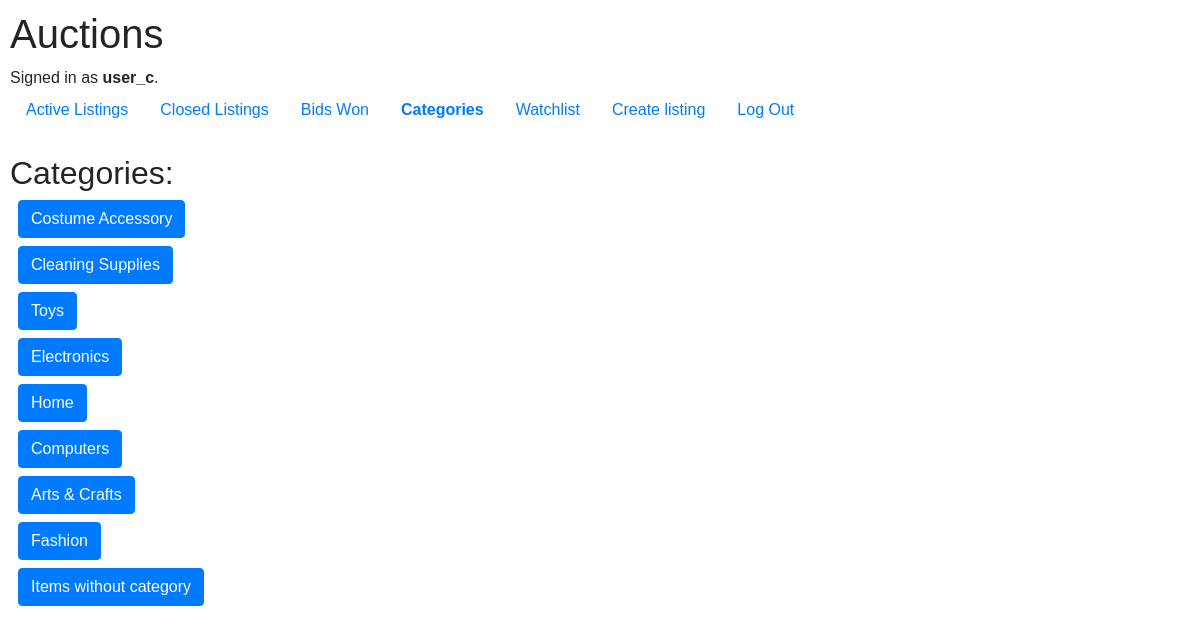
Screenshot of /categories (signed in) with the database file from the repository.
### auctions/models.py (models this page shows, shortened)
class User(AbstractUser):
    pass

class Category(models.Model):
    id = models.AutoField(primary_key=True)
    category_title = models.CharField(max_length=64, unique=True)
    class Meta:
        verbose_name_plural = "Categories"

### auctions/views.py (the view)
# urls.py: path("categories", views.categories, name="categories"),
def categories(request):
    categories = Category.objects.all()
    return render(request, "auctions/categories.html", {
        "categories":categories
    })

### auctions/templates/auctions/categories.html (shortened to what this page needs)
{% extends "auctions/layout.html" %}
{% block body %}
    <h2>Categories:</h2>
        <div style="display: block;">
            {% for item in categories %}
            <a href="{% url 'category_list' id=item.id %}" class="btn btn-primary" style="color: white; display: flex; flex-direction: column; width: fit-content; margin: 8px;">{{ item.category_title }}</a>
            {% endfor %}
            <a href="{% url 'category_list' id='none' %}" class="btn btn-primary" style="color: white; display: flex; flex-direction: column; width: fit-content; margin: 8px;">Items without category</a>
        </div>
{% endblock %}

### auctions/templates/auctions/layout.html (shortened to what this page needs)
{% load static %}
<!DOCTYPE html>
<html lang="en">
    <head>
        <link rel="stylesheet" href="https://stackpath.bootstrapcdn.com/bootstrap/4.4.1/css/bootstrap.min.css">
        <link href="{% static 'auctions/styles.css' %}" rel="stylesheet">
    </head>
    <body>
        <h1>Auctions</h1>
        <div>
            {% if user.is_authenticated %}
                Signed in as <strong>{{ user.username }}</strong>.
            {% else %}
                Not signed in.
            {% endif %}
        </div>
        <div class="list-container">
            <ul class="nav">
                <li class="nav-item">
                    <a class="nav-link nav-link-active" href="{% url 'index' %}">Active Listings</a>
                </li>
                {% if user.is_authenticated %}
                <li class="nav-item">
                    <a class="nav-link" href="{% url 'closed' %}">Closed Listings</a>
                </li>
                <li class="nav-item">
                    <a class="nav-link" href="{% url 'bids_won' %}">Bids Won</a>
                </li>
                {% endif %}
                <li class="nav-item">
                    {% if request.resolver_match.url_name == 'categories' %}
                    <b>
                    {% endif %}
                    <a class="nav-link" href="{% url 'categories' %}">Categories</a>
                    {% if request.resolver_match.url_name == 'categories' %}
                    </b>
                    {% endif %}
                </li>
                {% if user.is_authenticated %}
                    <li class="nav-item">
                        <div>
                            <a class="nav-link" href="{% url 'watchlist' %}">Watchlist</a>
                        </div>
                    </li>
                    <li class="nav-item">
                        <a class="nav-link" href="{% url 'new_listing' %}">Create listing</a>
                    </li>
                    <li class="nav-item">
                        <a class="nav-link" href="{% url 'logout' %}">Log Out</a>
                    </li>
                {% endif %}
            </ul>
        </div>
        <br>
        {% block body %}
        {% endblock %}
    </body>
</html>

### auctions/static/auctions/styles.css (style rules this page uses)
body { padding: 10px; font-family: helvetica; }
.list-container { display: flex; }
.nav { flex-grow: 1; flex-basis: 100%; }

### rows the page displays
User: username "user_c"
Category: category_title "Costume Accessory"
Category: category_title "Cleaning Supplies"
Category: category_title "Toys"
Category: category_title "Electronics"
Category: category_title "Home"
Category: category_title "Computers"
Category: category_title "Arts & Crafts"
Category: category_title "Fashion"
